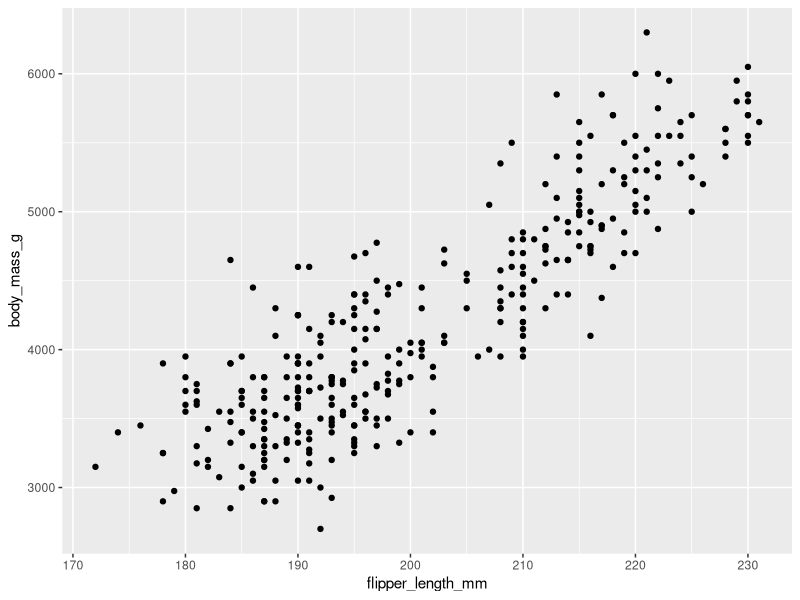
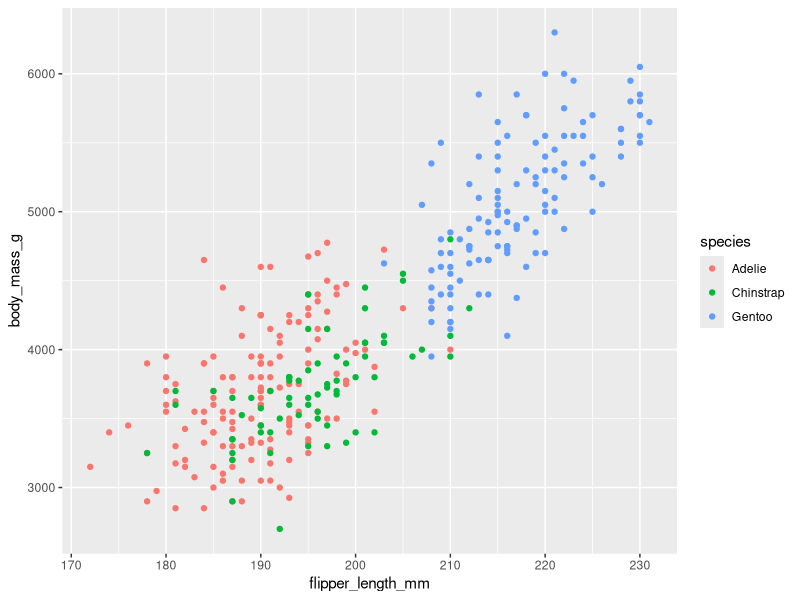
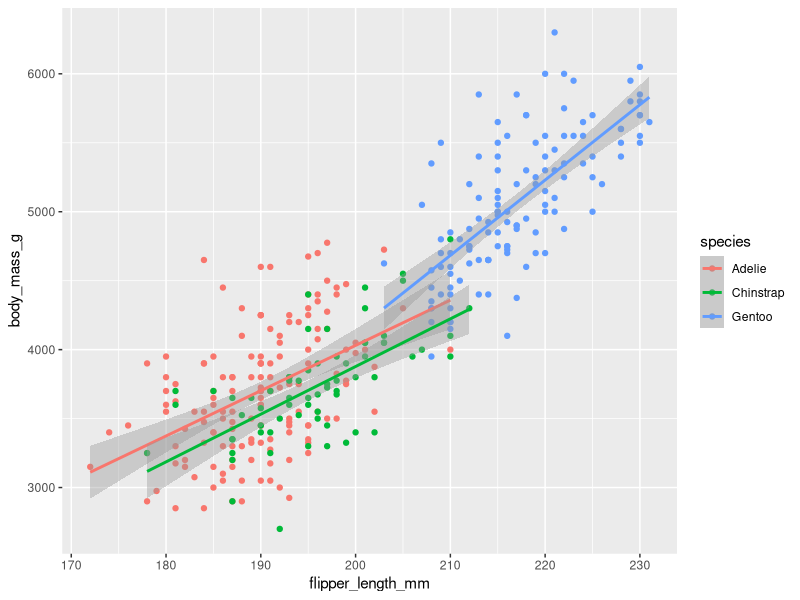
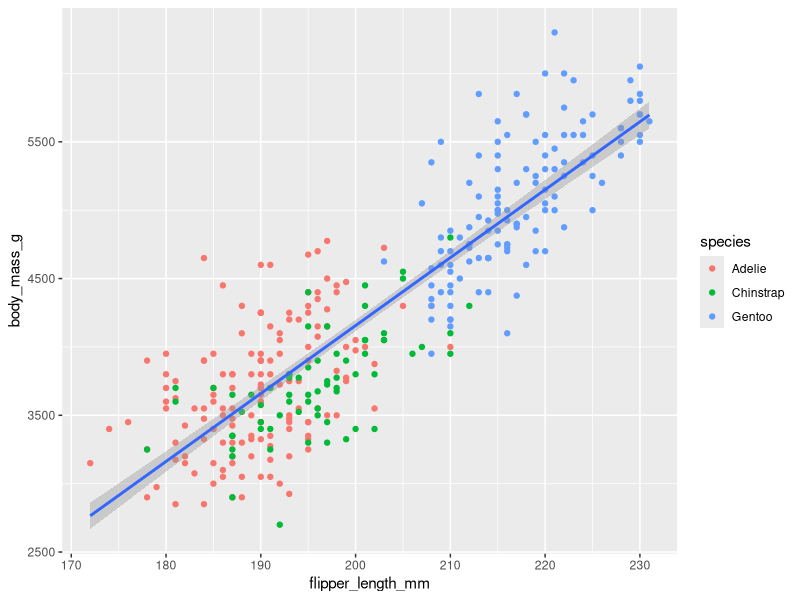
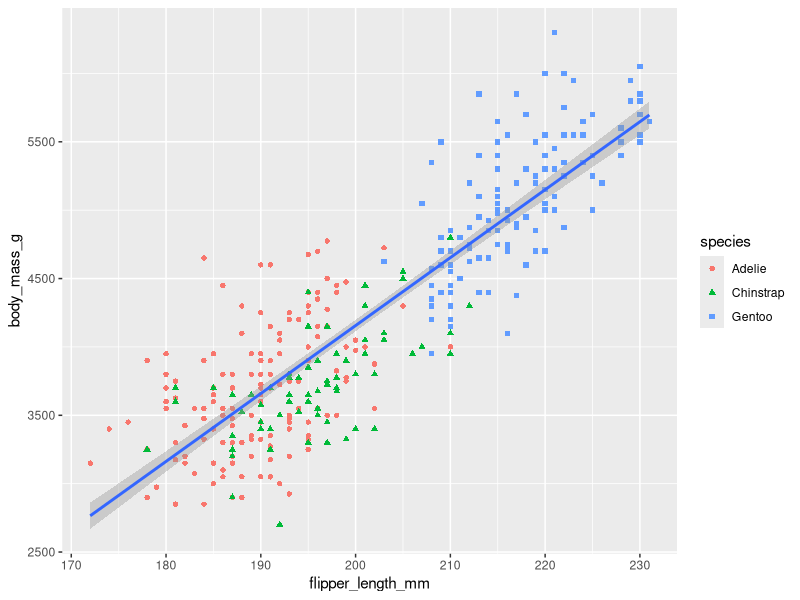
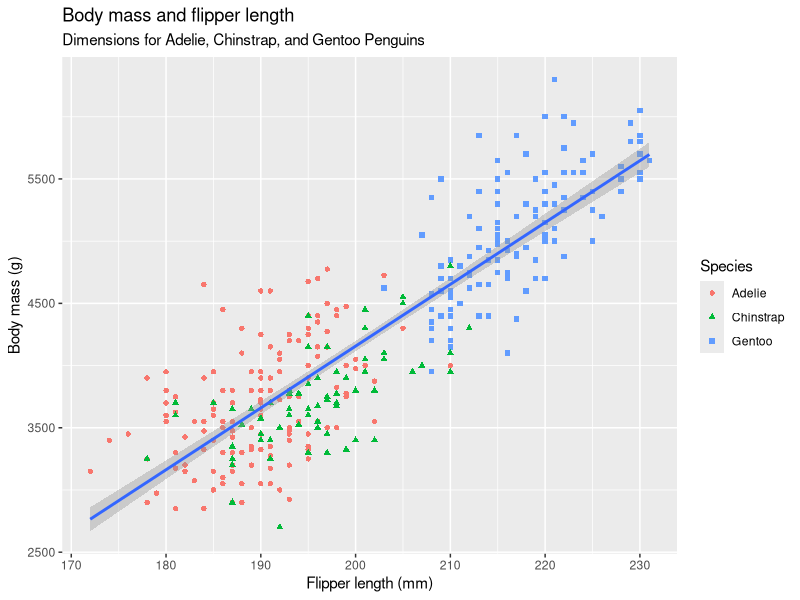
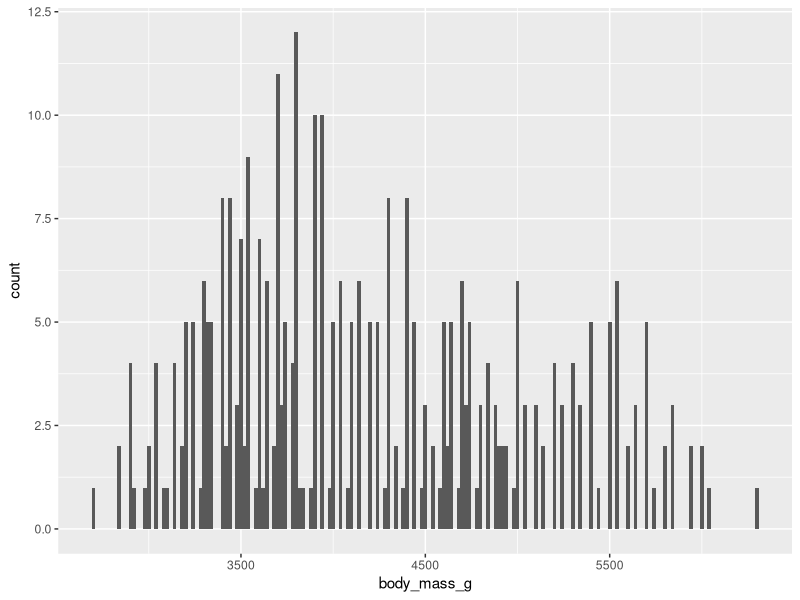
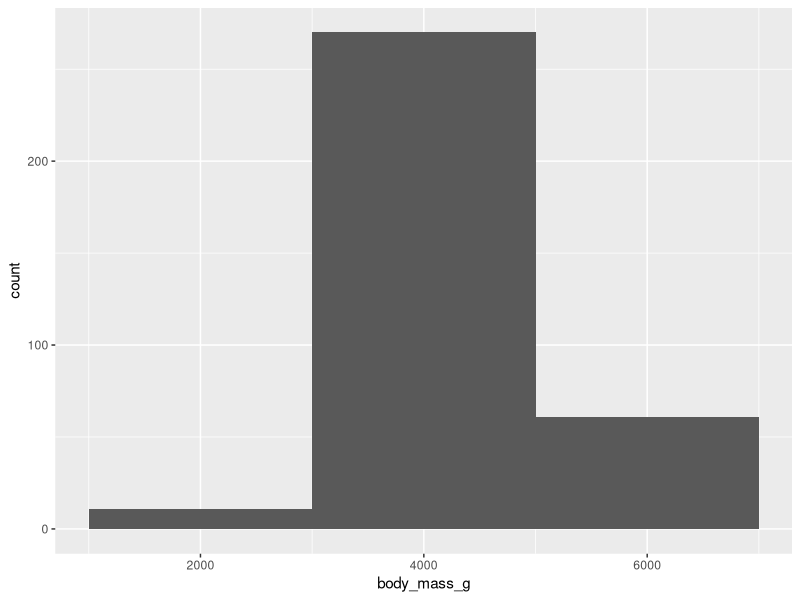

Here is the R script that generated these plots, in order:
## ---- chunk 1
library(tidyverse)
library(palmerpenguins)
library(ggthemes)
## ---- chunk 2
penguins
## ---- chunk 3
ggplot(data = penguins, 
       mapping = aes(x = flipper_length_mm, y = body_mass_g)) +
  geom_point()
## ---- chunk 4
ggplot(data = penguins, 
       mapping = aes(x = flipper_length_mm, y = body_mass_g, color = species)) +
  geom_point()
## ---- chunk 5
ggplot(data = penguins, 
       mapping = aes(x = flipper_length_mm, y = body_mass_g, color = species)) +
  geom_point() +
  geom_smooth(method = "lm")
## ---- chunk 6
ggplot(data = penguins, 
       mapping = aes(x = flipper_length_mm, y = body_mass_g)) +
  geom_point(mapping = aes(color = species)) +
  geom_smooth(method = "lm")
## ---- chunk 7
ggplot(data = penguins, 
       mapping = aes(x = flipper_length_mm, y = body_mass_g)) +
  geom_point(mapping = aes(color = species, shape = species)) +
  geom_smooth(method = "lm")
## ---- chunk 8
ggplot(data = penguins, 
       mapping = aes(x = flipper_length_mm, y = body_mass_g)) +
  geom_point(mapping = aes(color = species, shape = species)) +
  geom_smooth(method = "lm") +
  labs(
    title = "Body mass and flipper length", 
    subtitle = "Dimensions for Adelie, Chinstrap, and Gentoo Penguins", 
    x = "Flipper length (mm)", 
    y = "Body mass (g)", 
    color = "Species", 
    shape = "Species"
  )
## ---- chunk 9
ggplot(penguins, aes(x = body_mass_g)) +
  geom_histogram(binwidth = 20)
ggplot(penguins, aes(x = body_mass_g)) +
  geom_histogram(binwidth = 2000)
ggplot(penguins, aes(x = body_mass_g)) +
  geom_histogram(binwidth = 200)
## ---- chunk 10
ggplot(data = penguins, mapping = aes(y = species)) + 
  geom_bar()
## ---- chunk 11
ggplot(penguins, aes(x = species)) +
  geom_bar(color = "dodgerblue")

ggplot(penguins, aes(x = species)) +
  geom_bar(fill = "dodgerblue")
## ---- chunk 12
ggplot(penguins, mapping = aes(x = body_mass_g)) +
  geom_histogram(bins = 20, color = "black", fill = "lightgreen")
## ---- chunk 13
one = .11
two = .12
three = .13
ggplot(diamonds, mapping = aes(x = carat)) + 
    geom_histogram(binwidth = one, color = "black", fill = "dodgerblue") + 
    labs(
      title = paste("Binwidth of ", one)
    )
ggplot(diamonds, mapping = aes(x = carat)) + 
    geom_histogram(binwidth = two, color = "black", fill = "dodgerblue") + 
    labs(
      title = paste("Binwidth of ", two)
    )
ggplot(diamonds, mapping = aes(x = carat)) + 
    geom_histogram(binwidth = three, color = "black", fill = "dodgerblue") + 
    labs(
      title = paste("Binwidth of ", three)
    )
## ---- chunk 14
ggplot(diamonds, mapping = aes(x = carat)) + 
    geom_density()
